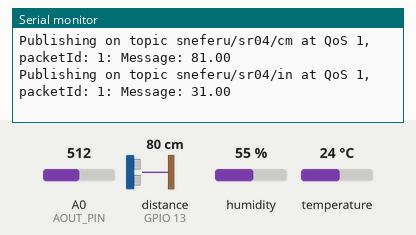
Simulated run of this sketch. Board: ESP8266 (NodeMCU). On the bench: the last lines printed to the serial monitor. Inputs (shaded band) come from the test bench; at power-on: distance to the obstacle (sensor on GPIO 13) 80 cm, humidity 55 %, temperature 24 °C, A0 (AOUT_PIN) = 512. The echo pulse lasts 58.3 µs per cm; WiFi joins after 1.5 s; servers stay silent unless stated; no MQTT or app messages arrive unless stated; not simulated (calls return 0 or success): WifiCreds.

Above: at 1.2 s.
1.3 s: distance to the obstacle (sensor on GPIO 13) set to 2 cm
At 2.4 s:
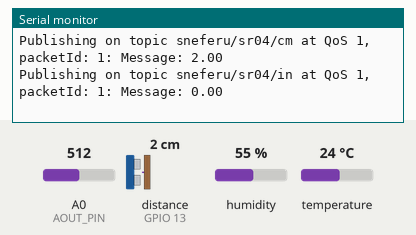
3.0 s: distance to the obstacle (sensor on GPIO 13) set to 299 cm
At 10.11 s:
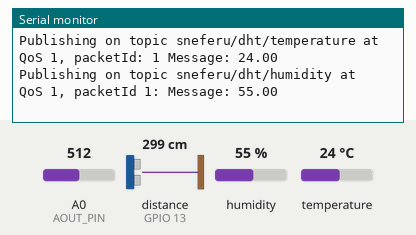
12.9 s: humidity set to 22 %
At 12.93 s:
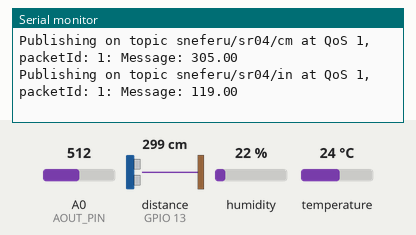
14.4 s: temperature set to 12 °C
15.9 s: distance to the obstacle (sensor on GPIO 13) set to 250 cm
At 17.0 s:
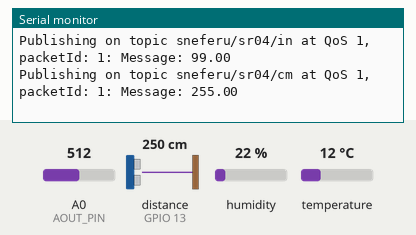
25.8 s: humidity set to 40 %
At 26.8 s:
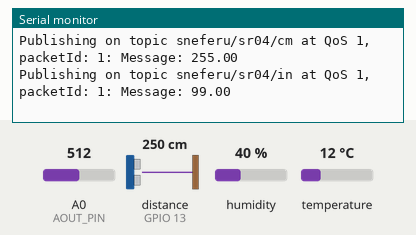
Timing chart, 0 to 28.3 s (numbered marks = the images above; inputs shaded):
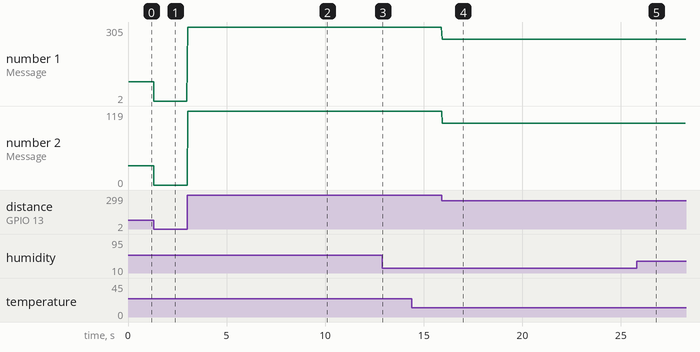

Measured:
- after the input at 1.3 s, the serial monitor: prints a new line at once (image 1)
- after the input at 3.0 s, the serial monitor: prints a new line at once (image 2)
- after the input at 15.9 s, the serial monitor: prints a new line at once (image 4)
- plotted number 1: 81 → 2 after the input at 1.3 s, 2 → 305 after the input at 3.0 s, 305 → 255 after the input at 15.9 s
- plotted number 2: 0 → 119 after the input at 3.0 s, 119 → 99 after the input at 15.9 s

The sketch:

dht_data_over_mqtt.ino
```cpp
#include "DHT.h"
#include "NewPing.h"
#include "WifiCreds"
#include <ESP8266WiFi.h>
#include <Ticker.h>
#include <AsyncMqttClient.h>

// MQTT broker
// #define MQTT_HOST IPAddress(192, 168, 2, 57) // Ubuntu mini
#define MQTT_HOST IPAddress(192, 168, 2, 11) // Macbook
#define MQTT_PORT 1883

// Temperature topics
#define MQTT_PUB_TEMP "sneferu/dht/temperature"
#define MQTT_PUB_HUM "sneferu/dht/humidity"

// Moisture topics
#define MQTT_PUB_MOIS "sneferu/moisture"

// Distance topics
#define MQTT_PUB_DIST_CM "sneferu/sr04/cm"
#define MQTT_PUB_DIST_IN "sneferu/sr04/in"

// DHT data
#define DHTPIN 14
#define DHTTYPE DHT11

// Moisture data pin
#define AOUT_PIN A0

// SR04 data
#define TRIG_PIN 12
#define ECHO_PIN 13

// Initialize DHT sensor
DHT dht(DHTPIN, DHTTYPE);

// Initialize new PING
NewPing sonar(TRIG_PIN, ECHO_PIN);

// Sensor readings variables
float temp;
float hum;

// Moisture extremes
const int dry = 845;
const int wet = 385;

// Declare MQTT client
AsyncMqttClient mqttClient;
Ticker mqttReconnectTimer;

// Declare wifi handlers
WiFiEventHandler wifiConnectHandler;
WiFiEventHandler wifiDisconnectHandler;
Ticker wifiReconnectTimer;

unsigned long previousMillis = 0;
unsigned long previousSr04Millis = 0;
const long interval = 2000;
const long sr04Interval = 0.01;

void connectToWifi() {
  Serial.print("Connecting to wifi...");
  WiFi.begin(WIFI_SSID, WIFI_PASSWORD);
}

void onWifiConnect(const WiFiEventStationModeGotIP& event) {
  Serial.println("Connected to wifi.");
  connectToMqtt();
}

void onWifiDisconnect(const WiFiEventStationModeDisconnected& event) {
  Serial.println("Disconnected from Wi-Fi.");
  mqttReconnectTimer.detach(); // Don't reconnect to MQTT while reconnecting to Wi-Fi
  wifiReconnectTimer.once(2, connectToWifi);
}

void connectToMqtt() {
  Serial.println("Connecting to MQTT...");
  mqttClient.connect();
}

void onMqttConnect(bool sessionPresent) {
  Serial.println("Connected to MQTT.");
  Serial.print("Session present: ");
  Serial.println(sessionPresent);
}

void onMqttDisconnect(AsyncMqttClientDisconnectReason reason) {
  Serial.println("Disconnected from MQTT.");

  if (WiFi.isConnected()) {
    mqttReconnectTimer.once(2, connectToMqtt);
  }
}

void onMqttPublish(uint16_t packetId) {
  Serial.print("Publish acknowledged.");
  Serial.print("  packetId: ");
  Serial.println(packetId);
}

void setup() {
  // Put your setup code here, to run once:
  // Initialize pins
  pinMode(TRIG_PIN, OUTPUT);
  pinMode(ECHO_PIN, INPUT);

  Serial.begin(115200);

  dht.begin();

  wifiConnectHandler = WiFi.onStationModeGotIP(onWifiConnect);
  wifiDisconnectHandler = WiFi.onStationModeDisconnected(onWifiDisconnect);

  mqttClient.onConnect(onMqttConnect);
  mqttClient.onDisconnect(onMqttDisconnect);
  mqttClient.onPublish(onMqttPublish);
  mqttClient.setServer(MQTT_HOST, MQTT_PORT);

  connectToWifi();
}

void loop() {
  // Put your main code here, to run repeatedly:
  unsigned long currentMillis = millis();

  // Publish a new mqtt message for temp, hum & mois
  if (currentMillis - previousMillis >= interval) {
    // Last time a reading was taken
    previousMillis = currentMillis;

    // Read humidity
    hum = dht.readHumidity();
    // Read temperature in celcius
    temp = dht.readTemperature();

    // Read moisture
    int moisture_value = analogRead(AOUT_PIN);
    int moisture_percentage = map(moisture_value, wet, dry, 100, 0);

    // Publish mqtt message to MQTT_PUB_TEMP
    uint16_t packetIdPub1 = mqttClient.publish(MQTT_PUB_TEMP, 1, true, String(temp).c_str());
    Serial.printf("Publishing on topic %s at QoS 1, packetId: %i ", MQTT_PUB_TEMP, packetIdPub1);
    Serial.printf("Message: %.2f \n", temp);

    // Publish mqtt message to MQTT_PUB_HUM
    uint16_t packetIdPub2 = mqttClient.publish(MQTT_PUB_HUM, 1, true, String(hum).c_str());
    Serial.printf("Publishing on topic %s at QoS 1, packetId %i: ", MQTT_PUB_HUM, packetIdPub2);
    Serial.printf("Message: %.2f \n", hum);

    uint16_t packetIdPub3 = mqttClient.publish(MQTT_PUB_MOIS, 1, true, String(moisture_percentage).c_str());
    Serial.printf("Publishing on topic %s at QoS 1, packetId: %i: ", MQTT_PUB_MOIS, packetIdPub3);
    Serial.printf("Message: %.2f \n", moisture_percentage);
  }

  if (currentMillis - previousSr04Millis >= sr04Interval) {
    previousSr04Millis = currentMillis;

    // Read distances
    float distance_cm = sonar.ping_cm();
    float distance_in = sonar.ping_in();

    uint16_t packetIdPub4 = mqttClient.publish(MQTT_PUB_DIST_CM, 1, true, String(distance_cm).c_str());
    Serial.printf("Publishing on topic %s at QoS 1, packetId: %i: ", MQTT_PUB_DIST_CM, packetIdPub4);
    Serial.printf("Message: %.2f \n", distance_cm);

    uint16_t packetIdPub5 = mqttClient.publish(MQTT_PUB_DIST_IN, 1, true, String(distance_in).c_str());
    Serial.printf("Publishing on topic %s at QoS 1, packetId: %i: ", MQTT_PUB_DIST_IN, packetIdPub5);
    Serial.printf("Message: %.2f \n", distance_in);
  }
}
```
